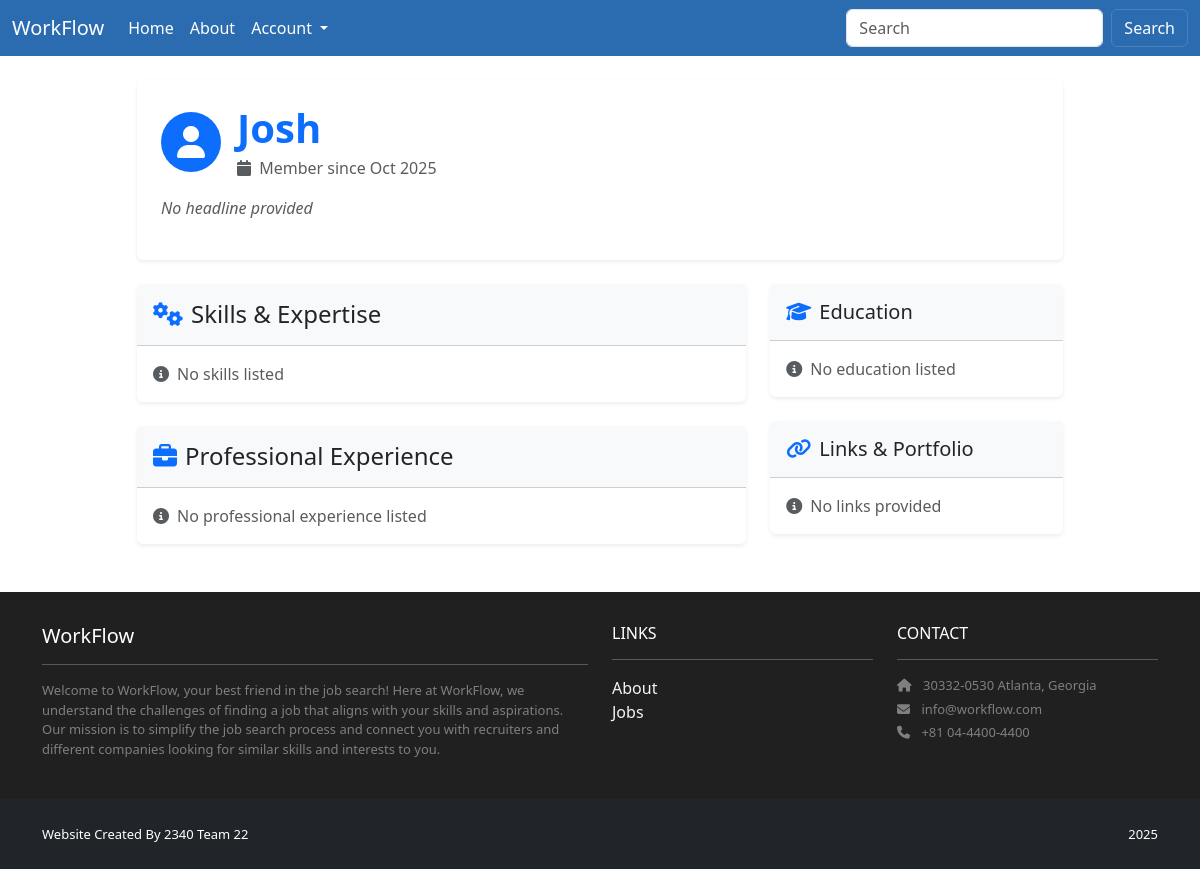
/profiles/u/Josh/, run on an earlier commit of the app's database.
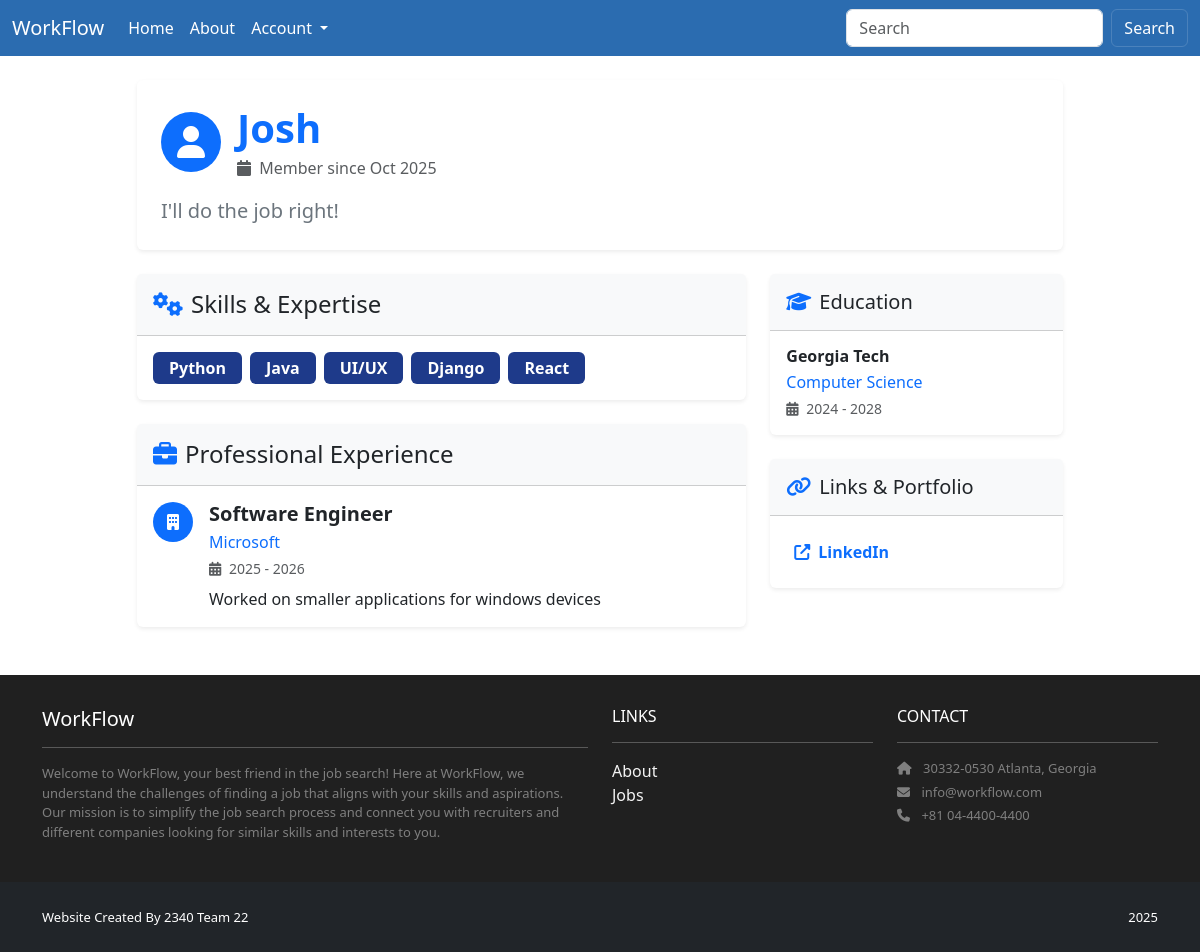
And on a later commit of the database.
### profiles/models.py (models this page shows, shortened)
class Profile(models.Model):
    user = models.OneToOneField(User, on_delete=models.CASCADE, related_name='profile')
    headline = models.CharField(max_length=255, blank=True)
    skills = models.TextField(blank=True, help_text='Comma-separated skills')
    is_public = models.BooleanField(default=True)
    show_skills = models.BooleanField(default=True)
    show_education = models.BooleanField(default=True)
    show_experience = models.BooleanField(default=True)
    show_links = models.BooleanField(default=True)
    def skills_list(self):
        if not self.skills:
            return []
        return [s.strip() for s in self.skills.split(',') if s.strip()]

class ProfileExperience(models.Model):
    profile = models.ForeignKey(Profile, on_delete=models.CASCADE, related_name='experiences')
    company = models.CharField(max_length=255, blank=True)
    title = models.CharField(max_length=255, blank=True)
    start_year = models.PositiveSmallIntegerField(null=True, blank=True)
    end_year = models.PositiveSmallIntegerField(null=True, blank=True)
    description = models.TextField(blank=True)

class ProfileEducation(models.Model):
    profile = models.ForeignKey(Profile, on_delete=models.CASCADE, related_name='educations')
    school = models.CharField(max_length=255, blank=True)
    degree = models.CharField(max_length=255, blank=True)
    start_year = models.PositiveSmallIntegerField(null=True, blank=True)
    end_year = models.PositiveSmallIntegerField(null=True, blank=True)

class ProfileLink(models.Model):
    profile = models.ForeignKey(Profile, on_delete=models.CASCADE, related_name='links')
    label = models.CharField(max_length=255, blank=True)
    url = models.URLField(blank=True)

### accounts/models.py (models this page shows, shortened)
class CustomUser(AbstractUser):
    class Roles(models.TextChoices):
        SEEKER = 'SEEKER', 'Seeker'
        RECRUITER = 'RECRUITER', 'Recruiter'
    role = models.CharField(max_length=10, choices=Roles.choices)

### profiles/views.py (the view)
# urls.py: path("u/<str:username>/", views.profile_detail, name="detail"),
def profile_detail(request, username):
    user = get_object_or_404(User, username=username)
    profile = getattr(user, "profile", None)
    if not profile or (not profile.is_public and request.user != user):
        return render(request, "profiles/profile_private.html", {"user": user})
    return render(request, "profiles/profile_detail.html", {"profile": profile})

### profiles/templates/profiles/profile_detail.html (shortened to what this page needs)
{% extends 'base.html' %}
{% load static %}
{% block content %}
<div class="container py-4">
  <div class="row justify-content-center">
    <div class="col-lg-10">
      <div class="card shadow-sm border-0 mb-4">
        <div class="card-body p-4">
          <div class="row align-items-center">
            <div class="col-md-8">
              <div class="d-flex align-items-center mb-3">
                <div class="bg-primary rounded-circle d-flex align-items-center justify-content-center me-3" style="width: 60px; height: 60px;">
                  <i class="fas fa-user fa-2x text-white"></i>
                </div>
                <div>
                  <h1 class="display-6 fw-bold text-primary mb-1">{{ profile.user.username }}</h1>
                  <p class="text-muted mb-0">
                    <i class="fas fa-calendar me-1"></i>
                    Member since {{ profile.user.date_joined|date:"M Y" }}
                  </p>
                </div>
              </div>
              {% if profile.headline %}
                <p class="lead text-secondary mb-0">{{ profile.headline }}</p>
              {% else %}
                <p class="text-muted fst-italic">No headline provided</p>
              {% endif %}
            </div>
          </div>
        </div>
      </div>
      <div class="row">
        <div class="col-lg-8">
          {% if profile.show_skills %}
          <div class="card shadow-sm border-0 mb-4">
            <div class="card-header bg-light py-3">
              <h4 class="card-title mb-0">
                <i class="fas fa-cogs text-primary me-2"></i>Skills & Expertise
              </h4>
            </div>
            <div class="card-body">
              {% if profile.skills_list %}
                <div class="d-flex flex-wrap gap-2">
                  {% for skill in profile.skills_list %}
                    <span class="badge bg-primary fs-6 py-2 px-3">{{ skill }}</span>
                  {% endfor %}
                </div>
              {% else %}
                <p class="text-muted mb-0">
                  <i class="fas fa-info-circle me-2"></i>No skills listed
                </p>
              {% endif %}
            </div>
          </div>
          {% endif %}
          {% if profile.show_experience %}
          <div class="card shadow-sm border-0 mb-4">
            <div class="card-header bg-light py-3">
              <h4 class="card-title mb-0">
                <i class="fas fa-briefcase text-primary me-2"></i>Professional Experience
              </h4>
            </div>
            <div class="card-body">
              {% for experience in profile.experiences.all %}
                <div class="d-flex {% if not forloop.last %}mb-4 pb-4 border-bottom{% endif %}">
                  <div class="flex-shrink-0 me-3">
                    <div class="bg-primary rounded-circle d-flex align-items-center justify-content-center" style="width: 40px; height: 40px;">
                      <i class="fas fa-building text-white"></i>
                    </div>
                  </div>
                  <div class="flex-grow-1">
                    <h5 class="fw-bold mb-1">{{ experience.title }}</h5>
                    <p class="text-primary mb-1">{{ experience.company }}</p>
                    {% if experience.start_year or experience.end_year %}
                      <p class="text-muted small mb-2">
                        <i class="fas fa-calendar-alt me-1"></i>
                        {% if experience.start_year %}{{ experience.start_year }}{% endif %}
                        {% if experience.start_year and experience.end_year %} - {% endif %}
                        {% if experience.end_year %}{{ experience.end_year }}{% else %}{% if experience.start_year %}Present{% endif %}{% endif %}
                      </p>
                    {% endif %}
                    {% if experience.description %}
                      <p class="mb-0">{{ experience.description }}</p>
                    {% endif %}
                  </div>
                </div>
              {% empty %}
                <p class="text-muted mb-0">
                  <i class="fas fa-info-circle me-2"></i>No professional experience listed
                </p>
              {% endfor %}
            </div>
          </div>
          {% endif %}
        </div>
        <div class="col-lg-4">
          {% if profile.show_education %}
          <div class="card shadow-sm border-0 mb-4">
            <div class="card-header bg-light py-3">
              <h5 class="card-title mb-0">
                <i class="fas fa-graduation-cap text-primary me-2"></i>Education
              </h5>
            </div>
            <div class="card-body">
              {% for education in profile.educations.all %}
                <div class="{% if not forloop.last %}mb-3 pb-3 border-bottom{% endif %}">
                  <h6 class="fw-bold mb-1">{{ education.school }}</h6>
                  <p class="text-primary mb-1">{{ education.degree }}</p>
                  {% if education.start_year or education.end_year %}
                    <p class="text-muted small mb-0">
                      <i class="fas fa-calendar-alt me-1"></i>
                      {% if education.start_year %}{{ education.start_year }}{% endif %}
                      {% if education.start_year and education.end_year %} - {% endif %}
                      {% if education.end_year %}{{ education.end_year }}{% endif %}
                    </p>
                  {% endif %}
                </div>
              {% empty %}
                <p class="text-muted mb-0">
                  <i class="fas fa-info-circle me-2"></i>No education listed
                </p>
              {% endfor %}
            </div>
          </div>
          {% endif %}
          {% if profile.show_links %}
          <div class="card shadow-sm border-0 mb-4">
            <div class="card-header bg-light py-3">
              <h5 class="card-title mb-0">
                <i class="fas fa-link text-primary me-2"></i>Links & Portfolio
              </h5>
            </div>
            <div class="card-body">
              {% for link in profile.links.all %}
                <div class="{% if not forloop.last %}mb-2{% endif %}">
                  <a href="{{ link.url }}" class="text-decoration-none" target="_blank" rel="noopener">
                    <div class="d-flex align-items-center p-2 rounded hover-bg-light">
                      <i class="fas fa-external-link-alt text-primary me-2"></i>
                      <span class="fw-semibold">{{ link.label }}</span>
                    </div>
                  </a>
                </div>
              {% empty %}
                <p class="text-muted mb-0">
                  <i class="fas fa-info-circle me-2"></i>No links provided
                </p>
              {% endfor %}
            </div>
          </div>
          {% endif %}
        </div>
      </div>
    </div>
  </div>
</div>
{% endblock %}

### jobproject/templates/base.html (shortened to what this page needs)
<!DOCTYPE html>
<html>
  {% load static %}
  <head>
    <link rel="stylesheet" href="{% static 'style.css' %}">
    <link href="https://cdn.jsdelivr.net/npm/bootstrap@5.3.3/dist/css/bootstrap.min.css" rel="stylesheet">
    <link rel="stylesheet" href="https://cdnjs.cloudflare.com/ajax/libs/font-awesome/6.1.1/css/all.min.css">
  </head>
  <body>
    <nav class="navbar navbar-expand-lg bg-body-tertiary custom-lightblue">
      <div class="container-fluid">
        <a class="navbar-brand" href="{% url 'home.index' %}">WorkFlow</a>
        <div class="collapse navbar-collapse" id="navbarSupportedContent">
          <ul class="navbar-nav me-auto mb-2 mb-lg-0">
            <li class="nav-item">
              <a class="nav-link {% if request.path == '/' %}active{% endif %}" {% if request.path == '/' %}aria-current="page"{% endif %} href="{% url 'home.index' %}">Home</a>
            </li>
            <li class="nav-item">
              <a class="nav-link" href="#">About</a>
            </li>
            <li class="nav-item dropdown">
              <a class="nav-link dropdown-toggle" href="#" role="button" data-bs-toggle="dropdown" aria-expanded="false">
                Account
                </a>
              </li>
             </ul>
            <form class="d-flex" role="search" action="{% url 'jobs.filters' %}" method="get">
              <input class="form-control me-2" type="search" name="search" placeholder="Search" aria-label="Search">
              <button class="btn btn-outline-success" type="submit">Search</button>
            </form>
          </div>
        </div>
      </nav>
    <main class="site-content">
      <div>
        {% block content %}
        {% endblock content %}
      </div>
    </main>
      <section class="p-3 ms-footer">
        <div class="container">
          <div class="row mt-3 text-white align-items-start">
            <div class="col-12 col-md-6 col-lg-6 mb-4">
              <h5 class="mb-2">WorkFlow</h5>
              <hr />
              <p class="mb-0">
                Welcome to WorkFlow, your best friend in the job search!
                Here at WorkFlow, we understand the challenges of finding a
                job that aligns with your skills and aspirations. Our mission is to
                simplify the job search process and connect you with recruiters and
                different companies looking for similar skills and interests to you.
              </p>
            </div>
            <div class="col-6 col-md-3 col-lg-3 mb-4">
              <h6 class="mb-2">LINKS</h6>
              <hr />
              <ul class="list-unstyled mb-0">
                <li><a class="nav-link p-0 text-white" href="#">About</a></li>
                <li><a class="nav-link p-0 text-white" href="#">Jobs</a></li>
              </ul>
            </div>
            <div class="col-6 col-md-3 col-lg-3 mb-4">
              <h6 class="mb-2">CONTACT</h6>
              <hr />
              <p class="mb-1"><i class="fas fa-home me-2"></i>
                30332-0530 Atlanta, Georgia
              </p>
              <p class="mb-1"><i class="fas fa-envelope me-2"></i>
                info@workflow.com
              </p>
              <p class="mb-0"><i class="fas fa-phone me-2"></i>
                +81 04-4400-4400
              </p>
            </div>
          </div>
        </div>
      </section>
    <section class="p-3 ms-footer-bottom bg-dark">
      <div class="container">
        <div class="row align-items-center">
          <div class="col-12 col-md-6 text-white text-start mb-2 mb-md-0">
            <span>Website Created By
              <a class="text-white" target="_blank">2340 Team 22</a>
            </span>
          </div>
          <div class="col-12 col-md-6 text-white text-md-end text-start">
            <span>2025</span>
          </div>
        </div>
      </div>
    </section>
  </body>
</html>

### jobproject/static/style.css (style rules this page uses)
.text-primary { color: #1e3a8a !important; }
.bg-primary { background-color: #1e3a8a !important; }
.badge.bg-primary { background-color: #1e3a8a !important; }
.navbar.custom-lightblue, .navbar.custom-lightblue .container-fluid { background-color: #2b6cb0; }
.navbar.custom-lightblue { background-color: #2b6cb0 !important; }
.navbar.custom-lightblue .navbar-brand, .navbar.custom-lightblue .nav-link, .navbar.custom-lightblue .navbar-toggler { color: #ffffff; }
.navbar.custom-lightblue .btn { border-color: rgba(255,255,255,0.15); color: #fff; }
.ms-footer { background-color: #202020; }
.ms-footer p { color: #7F7F7F; font-size: 13px; }
.ms-footer-bottom span { font-size: 13px; line-height: 38px; }
.ms-footer-bottom a { color: #6ab43e; text-decoration: none; }
.ms-footer .nav-link, .ms-footer a, .ms-footer h5, .ms-footer h6 { color: #ffffff; }
.ms-footer .nav-link.p-0 { opacity: 0.95; }
.ms-footer .mb-0 { margin-bottom: 0 !important; }

### jobproject/templates/base.html (style rules this page uses)
html, body { height: 100%; }
body { display: flex; flex-direction: column; min-height: 100vh; }
main.site-content { flex: 1 0 auto; }

What changed in the data, as far as the page shows it:
changed Profile "Josh": headline (not shown) → "I'll do the job right!"
added ProfileExperience: title "Software Engineer", company "Microsoft", start_year "2025", end_year "2026", description "Worked on smaller applications for windows devices"
added ProfileEducation: school "Georgia Tech", degree "Computer Science", start_year "2024", end_year "2028"
added ProfileLink: label "LinkedIn"
Also different on the page:
new list line: "Python"
new list line: "Java"
new list line: "UI/UX"
new list line: "Django"
new list line: "React"
text no longer shown: "No headline provided No skills listed No professional experience listed No education listed No links provided"
